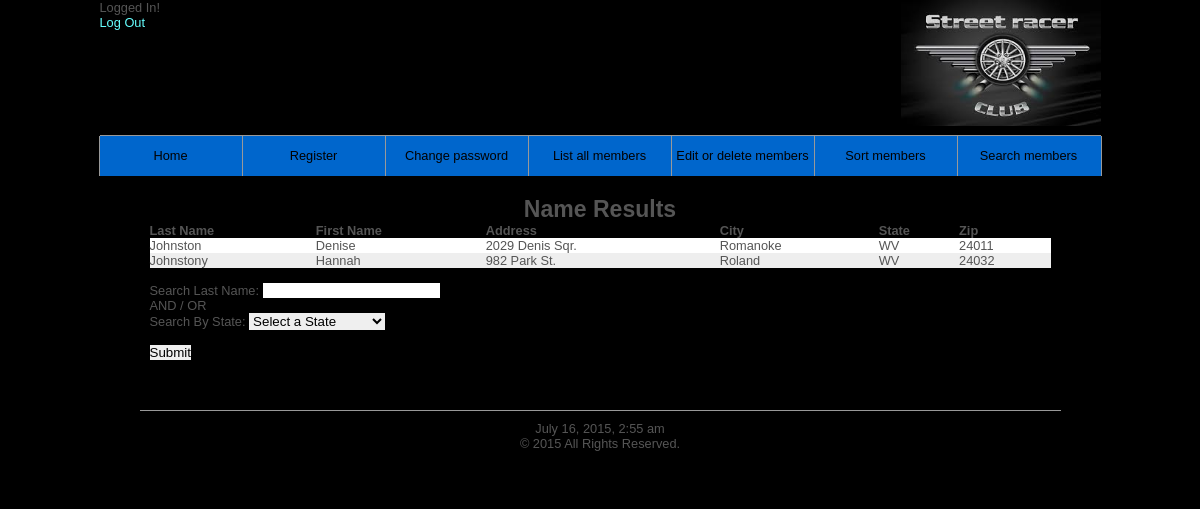
/view_userssearch.php?term=Johnston, run on the app's committed database.
### tables this page shows
CREATE TABLE IF NOT EXISTS customers (
	custId int(11) NOT NULL AUTO_INCREMENT,
	firstname VARCHAR(20) NOT NULL,
	lastname VARCHAR(20) NOT NULL,
	username VARCHAR(20) NOT NULL,
	pass CHAR(40) NOT NULL,
	address VARCHAR(40) NOT NULL,
	city VARCHAR(30) NOT NULL,
	state VARCHAR(2) NOT NULL,
	zip VARCHAR(5) NOT NULL,
	PRIMARY KEY (custId)
);

### view_userssearch.php (the view, shortened to what this page needs)
<!DOCTYPE html>
<?php
    include('includes/loggedin.php');
if (!empty($_REQUEST['term'])&& empty($_REQUEST['stateSearch'])) {
$term = mysql_real_escape_string($_REQUEST['term']);
$sql = "SELECT * FROM customers WHERE lastname LIKE '%".$term."%'";
$r_query = mysqli_query($dbc,$sql);
    echo '<h1>Name Results</h1><table align="center" cellspacing="0" cellpadding="5" width="100%"><tr>';
    echo '<th>Last Name</th>
	    <th>First Name</th>
	    <th align="left">Address</th>
	    <th>City</th>
	    <th>State</th>
	    <th>Zip</th>
	</tr>';
    $bg = '#eeeeee';
    while ($row = mysqli_fetch_array($r_query, MYSQLI_ASSOC)) {
	    $bg = ($bg=='#eeeeee' ? '#ffffff' : '#eeeeee');
	    echo '<tr bgcolor="' . $bg . '">';
	    echo '<td align="left">' . $row['lastname'] . '</td>
		<td align="left">' . $row['firstname'] . '</td>
		<td align="left">' . $row['address'] . '</td>
		<td align="left">' . $row['city'] . '</td>
		<td align="left">' . $row['state'] . '</td>
		<td align="left">' . $row['zip'] . '</td>
	    </tr>';
    }
    echo '</table>';
}
?>
<br/>
<form action="" method="post">
Search Last Name: <input type="text" name="term" /><br />
AND / OR <br/>
Search By State:
                <select name="stateSearch">
                    <option value="">Select a State</option>
                </select>
 <br/><br/>
<input type="submit" value="Submit" />
</form>
<?php
include ('includes/footer.php');
?>

### includes/style.css (style rules this page uses)
* { border:0; margin:0; padding:0; }
body { background:#000000; color:#555; font:0.8em Arial, Helvetica, "bitstream vera sans", sans-serif; }
th { text-align:left; }
#content h1 { text-align:center; font-size:1.8em; padding:20px 0 0; }

### data on the page
customers: lastname "Johnston", firstname "Denise", address "2029 Denis Sqr.", city "Romanoke", state "WV", zip "24011"
customers: lastname "Johnstony", firstname "Hannah", address "982 Park St.", city "Roland", state "WV", zip "24032"
